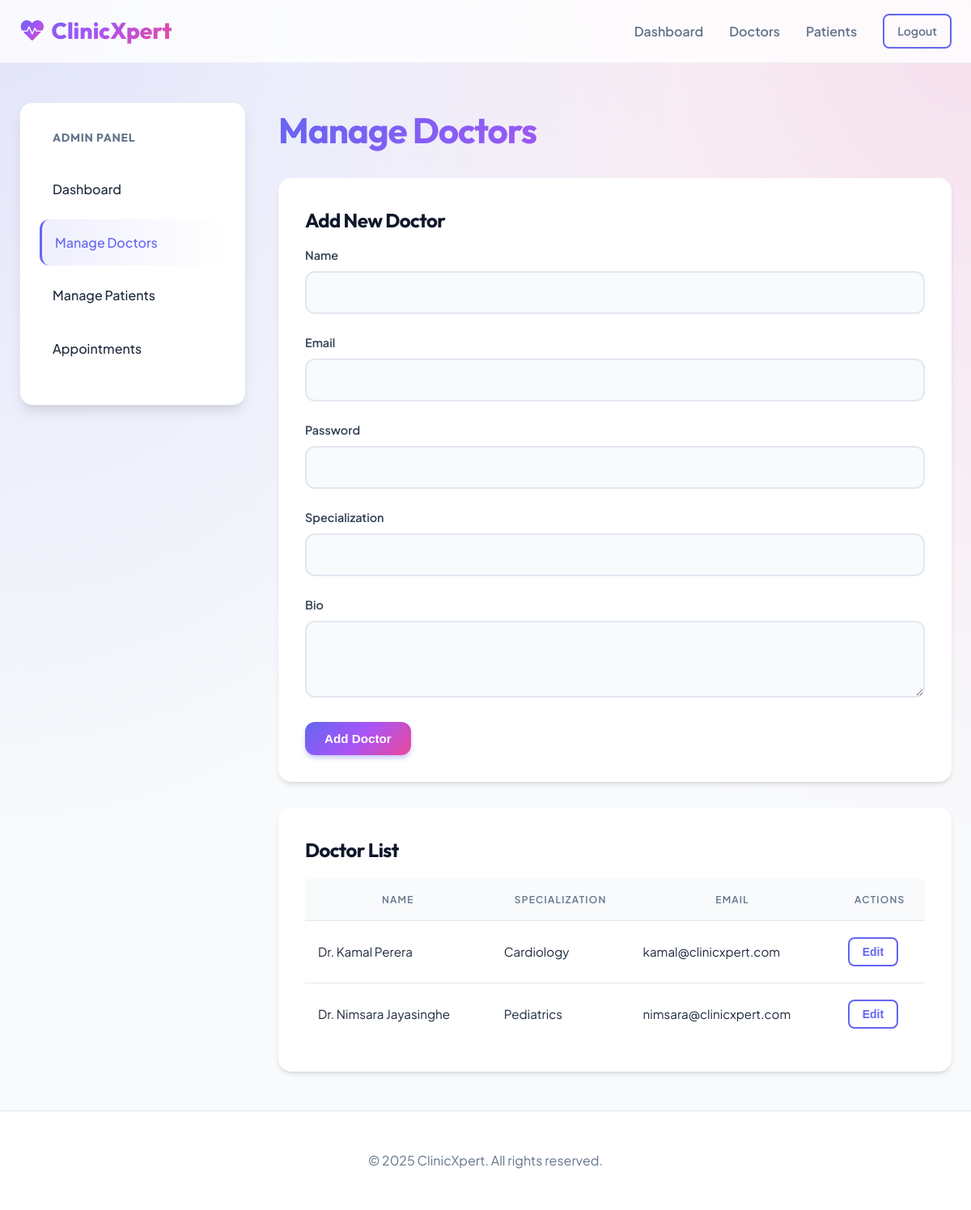
Page /admin/doctors.php (signed in) on the committed database.
### tables this page shows
CREATE TABLE `doctors` (
  `id` INT AUTO_INCREMENT PRIMARY KEY,
  `user_id` INT NOT NULL,
  `specialization` VARCHAR(100) NOT NULL,
  `bio` TEXT,
  FOREIGN KEY (`user_id`) REFERENCES `users`(`id`) ON DELETE CASCADE
);

CREATE TABLE `users` (
  `id` INT AUTO_INCREMENT PRIMARY KEY,
  `name` VARCHAR(100) NOT NULL,
  `email` VARCHAR(100) NOT NULL UNIQUE,
  `password` VARCHAR(255) NOT NULL,
  `role` ENUM('admin', 'doctor', 'patient') NOT NULL,
  `created_at` TIMESTAMP DEFAULT CURRENT_TIMESTAMP
);

### admin/doctors.php (the view, shortened to what this page needs)
<?php
require_once '../config/db.php';
$doctors = $pdo->query("SELECT d.*, u.name, u.email FROM doctors d JOIN users u ON d.user_id = u.id")->fetchAll();
require_once '../includes/header.php';
?>
<div class="dashboard-grid">
    <aside class="sidebar">
        <h3>Admin Panel</h3>
        <ul>
            <li><a href="index.php">Dashboard</a></li>
            <li><a href="doctors.php" class="active">Manage Doctors</a></li>
            <li><a href="patients.php">Manage Patients</a></li>
            <li><a href="appointments.php">Appointments</a></li>
        </ul>
    </aside>
    <div class="main-content">
        <h1>Manage Doctors</h1>
        <div class="card mb-4" style="margin-bottom: 2rem;">
            <h3>Add New Doctor</h3>
            <form method="POST" action="">
                <div class="form-group">
                    <label>Name</label>
                    <input type="text" name="name" required>
                </div>
                <div class="form-group">
                    <label>Email</label>
                    <input type="email" name="email" required>
                </div>
                <div class="form-group">
                    <label>Password</label>
                    <input type="password" name="password" required>
                </div>
                <div class="form-group">
                    <label>Specialization</label>
                    <input type="text" name="specialization" required>
                </div>
                <div class="form-group">
                    <label>Bio</label>
                    <textarea name="bio" rows="3"></textarea>
                </div>
                <button type="submit" name="add_doctor" class="btn btn-primary">Add Doctor</button>
            </form>
        </div>
        <div class="card">
            <h3>Doctor List</h3>
            <div class="table-responsive">
                <table>
                    <thead>
                        <tr>
                            <th>Name</th>
                            <th>Specialization</th>
                            <th>Email</th>
                            <th>Actions</th>
                        </tr>
                    </thead>
                    <tbody>
                        <?php foreach ($doctors as $doc): ?>
                            <tr>
                                <td><?php echo htmlspecialchars($doc['name']); ?></td>
                                <td><?php echo htmlspecialchars($doc['specialization']); ?></td>
                                <td><?php echo htmlspecialchars($doc['email']); ?></td>
                                <td>
                                    <button class="btn btn-sm btn-outline">Edit</button>
                                </td>
                            </tr>
                        <?php endforeach; ?>
                    </tbody>
                </table>
            </div>
        </div>
    </div>
</div>
<?php require_once '../includes/footer.php'; ?>

### assets/css/style.css (style rules this page uses)
:root { --primary-gradient: linear-gradient(135deg, #6366f1 0%, #a855f7 50%, #ec4899 100%); --secondary-gradient: linear-gradient(135deg, #3b82f6 0%, #2dd4bf 100%); --surface-gradient: linear-gradient(180deg, #ffffff 0%, #f8fafc 100%); --primary: #6366f1; --primary-dark: #4f46e5; --secondary: #ec4899; --bg-color: #f3f4f6; --bg-mesh: radial-gradient(at 0% 0%, hsla(253, 16%, 7%, 1) 0, transparent 50%), radial-gradient(at 50% 0%, hsla(225, 39%, 30%, 1) 0, transparent 50%), radial-gradient(at 100% 0%, hsla(339, 49%, 30%, 1) 0, transparent 50%); --text-main: #1e293b; --text-muted: #64748b; --border: #e2e8f0; --surface: #ffffff; --shadow-sm: 0 1px 2px 0 rgb(0 0 0 / 0.05); --shadow-md: 0 4px 6px -1px rgb(0 0 0 / 0.1), 0 2px 4px -2px rgb(0 0 0 / 0.1); --shadow-lg: 0 10px 15px -3px rgb(0 0 0 / 0.1), 0 4px 6px -4px rgb(0 0 0 / 0.1); --shadow-premium: 0 20px 25px -5px rgb(0 0 0 / 0.1), 0 8px 10px -6px rgb(0 0 0 / 0.1); --glass-bg: rgba(255, 255, 255, 0.85); --glass-border: rgba(255, 255, 255, 0.5); --blur: 12px; --radius-sm: 8px; --radius-md: 12px; --radius-lg: 16px; --radius-xl: 24px; }
* { margin: 0; padding: 0; box-sizing: border-box; }
body { font-family: 'Plus Jakarta Sans', sans-serif; color: var(--text-main); background-color: #f8fafc; background-image: radial-gradient(at 0% 0%, rgba(99, 102, 241, 0.15) 0px, transparent 50%), radial-gradient(at 100% 0%, rgba(236, 72, 153, 0.15) 0px, transparent 50%); background-attachment: fixed; line-height: 1.6; min-height: 100vh; display: flex; flex-direction: column; }
h1, h2, h3, h4, h5, h6 { font-family: 'Outfit', sans-serif; color: #0f172a; font-weight: 700; letter-spacing: -0.025em; }
h1 { font-size: 2.75rem; margin-bottom: 1.5rem; background: var(--primary-gradient); -webkit-background-clip: text; -webkit-text-fill-color: transparent; }
h3 { font-size: 1.5rem; margin-bottom: 0.75rem; }
a { text-decoration: none; color: inherit; transition: all 0.3s ease; }
.card { background: var(--surface); border-radius: var(--radius-lg); border: 1px solid rgba(255, 255, 255, 0.6); box-shadow: var(--shadow-md); padding: 2rem; transition: transform 0.3s ease, box-shadow 0.3s ease; }
.btn { display: inline-flex; align-items: center; justify-content: center; padding: 0.75rem 1.5rem; border-radius: var(--radius-md); font-weight: 600; font-size: 0.95rem; cursor: pointer; transition: all 0.3s cubic-bezier(0.4, 0, 0.2, 1); border: none; gap: 0.5rem; }
.btn-primary { background: var(--primary-gradient); color: white; box-shadow: 0 4px 6px -1px rgba(99, 102, 241, 0.4); }
.btn-outline { background: transparent; border: 2px solid var(--primary); color: var(--primary); }
.btn-sm { padding: 0.5rem 1rem; font-size: 0.875rem; border-radius: var(--radius-sm); }
.dashboard-grid { display: grid; grid-template-columns: 280px 1fr; gap: 2.5rem; margin: 3rem auto; min-height: calc(100vh - 180px); }
.sidebar { background: var(--surface); border-radius: var(--radius-lg); padding: 2rem 1.5rem; height: fit-content; box-shadow: var(--shadow-lg); border: 1px solid var(--border); position: sticky; top: 100px; }
.sidebar h3 { font-size: 0.875rem; text-transform: uppercase; letter-spacing: 0.05em; color: var(--text-muted); margin-bottom: 1.5rem; padding-left: 1rem; }
.sidebar ul { list-style: none; }
.sidebar li { margin-bottom: 0.5rem; }
.sidebar a { display: flex; padding: 1rem; border-radius: var(--radius-md); color: var(--text-main); font-weight: 500; transition: all 0.2s; }
.sidebar a.active { background: linear-gradient(90deg, rgba(99, 102, 241, 0.1) 0%, transparent 100%); color: var(--primary); border-left: 3px solid var(--primary); }
.form-group { margin-bottom: 1.5rem; }
label { display: block; margin-bottom: 0.5rem; font-weight: 600; color: #334155; font-size: 0.9rem; }
input, select, textarea { width: 100%; padding: 0.875rem 1rem; border: 2px solid var(--border); border-radius: var(--radius-md); background: #f8fafc; font-size: 1rem; transition: all 0.2s; font-family: inherit; }
table { width: 100%; border-collapse: separate; border-spacing: 0; margin-top: 1rem; }
th { background: #f8fafc; color: var(--text-muted); font-weight: 600; text-transform: uppercase; font-size: 0.75rem; letter-spacing: 0.1em; padding: 1rem; border-bottom: 1px solid var(--border); }
td { padding: 1.25rem 1rem; border-bottom: 1px solid var(--border); color: var(--text-main); font-size: 0.95rem; }
tr:last-child td { border-bottom: none; }

### rows in the picture
doctors: user.name "Dr. Kamal Perera", specialization "Cardiology", user.email "kamal@clinicxpert.com"
doctors: user.name "Dr. Nimsara Jayasinghe", specialization "Pediatrics", user.email "nimsara@clinicxpert.com"
